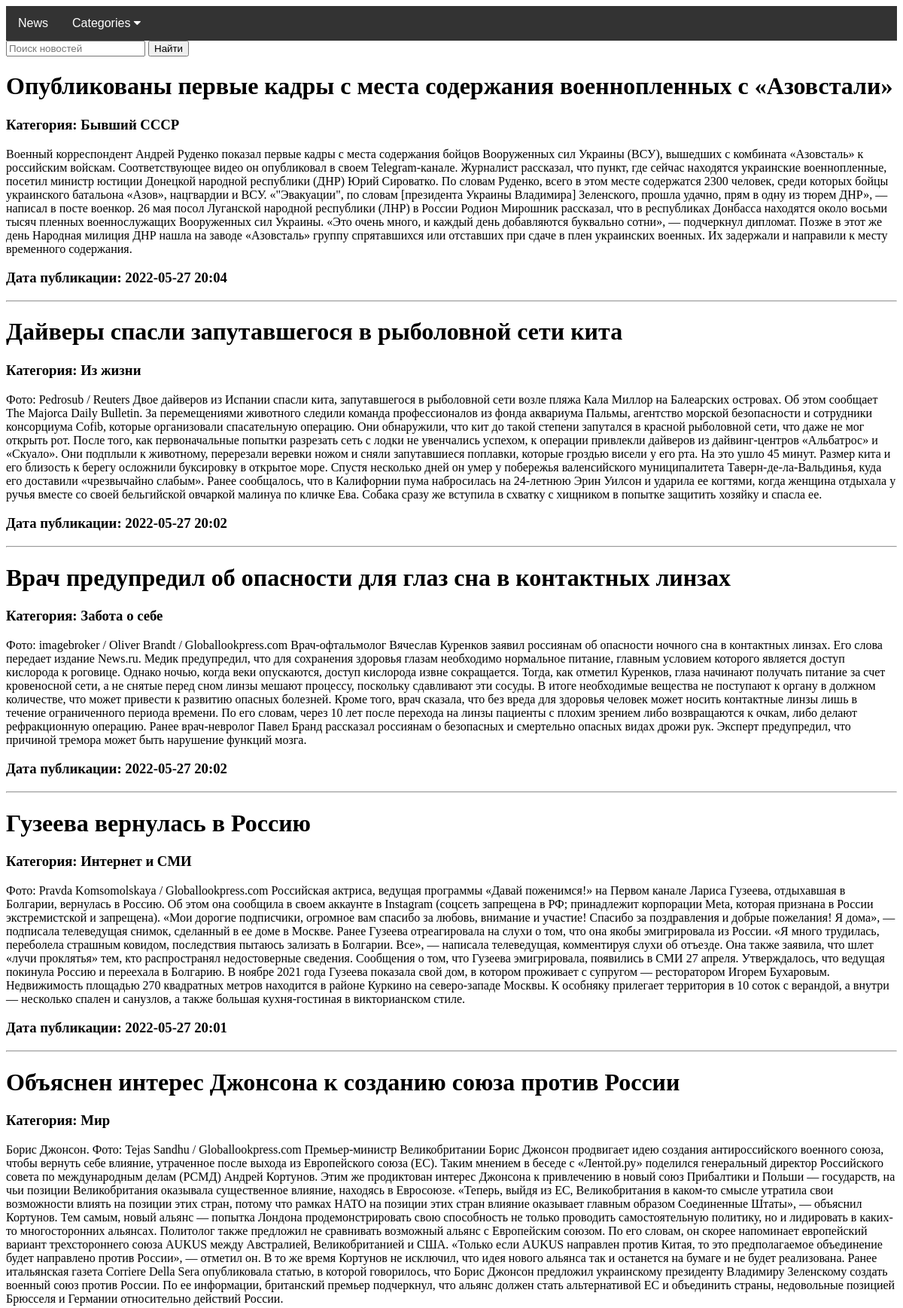
The page / (upper part) on the database its author committed.
### parc/models.py (models this page shows, shortened)
class News(models.Model):
    title = models.TextField(verbose_name="Заголовок новости")
    content = models.TextField(verbose_name="Содержимое новости")
    time = models.CharField(max_length=25, verbose_name="Дата и Время")
    categ = models.CharField(max_length=30, verbose_name="Категория", null=True)
    class Meta:
        ordering = ['-time']

### parc/views.py (the view)
# urls.py: path('', Base.as_view(), name='base'),
class Base(ListView):
    model = News
    template_name = 'parc/base.html'
    context_object_name = 'news'
    paginate_by = 10
    def get_context_data(self, *, object_list=None, **kwargs):
        context = super().get_context_data(**kwargs)
        context['categs'] = set(News.objects.values_list('categ', flat=True))
        return context

### parc/templates/parc/base.html (shortened to what this page needs)
<!DOCTYPE html>
<html lang="en">
<head>
<link rel="stylesheet" href="https://cdnjs.cloudflare.com/ajax/libs/font-awesome/4.7.0/css/font-awesome.min.css">
</head>
<body>
{% block navbar %}
<div class="navbar">
  <a href="/">News</a>
  <div class="dropdown">
    <button class="dropbtn">Categories
      <i class="fa fa-caret-down"></i>
    </button>
  </div>
</div>
<form action="{% url 'search' %}" method="get">
<input type="search" name="q" placeholder="Поиск новостей">
    <button type="submit">Найти</button>
</form>
{% endblock navbar %}
{% block content %}
{% for ele in news %}
<h1>{{ele.title}}</h1>
<h3>Категория: {{ele.categ}} </h3>
{{ele.content}}
<h3>Дата публикации: {{ele.time}}</h3>
<hr>
{% endfor %}
{% endblock content %}
<br><br>
</body>
</html>

### parc/templates/parc/base.html (style rules this page uses)
.navbar { overflow: hidden; background-color: #333; font-family: Arial, Helvetica, sans-serif; }
.navbar a { float: left; font-size: 16px; color: white; text-align: center; padding: 14px 16px; text-decoration: none; }
.dropdown { float: left; overflow: hidden; }
.dropdown .dropbtn { font-size: 16px; border: none; outline: none; color: white; padding: 14px 16px; background-color: inherit; font-family: inherit; margin: 0; }

### rows shown on the page
News: title "Опубликованы первые кадры с места содержания военнопленных с «Азовстали»", categ "Бывший СССР", content "Военный корреспондент Андрей Руденко показал первые кадры с места содержания бойцов Вооруженных сил Украины (ВСУ), вышедших с комбината «Азовсталь» к российским войскам. Соответствующее видео он опубликовал в своем Telegram-канале. Журналист рассказал, что пункт, где сейчас находятся украинские военнопленные, посетил министр юстиции Донецкой народной республики (ДНР) Юрий Сироватко. По словам Руденко, всего в этом месте содержатся 2300 человек, среди которых бойцы украинского батальона «Азов», нацгвардии и ВСУ. «\"Эвакуации\", по словам [президента Украины Владимира] Зеленского, прошла удачно, прям в одну из тюрем ДНР», — написал в посте военкор. 26 мая посол Луганской народной республики…", time "2022-05-27 20:04"
News: title "Дайверы спасли запутавшегося в рыболовной сети кита", categ "Из жизни", content "Фото: Pedrosub / Reuters Двое дайверов из Испании спасли кита, запутавшегося в рыболовной сети возле пляжа Кала Миллор на Балеарских островах. Об этом cообщает The Majorca Daily Bulletin. За перемещениями животного следили команда профессионалов из фонда аквариума Пальмы, агентство морской безопасности и сотрудники консорциума Cofib, которые организовали спасательную операцию. Они обнаружили, что кит до такой степени запутался в красной рыболовной сети, что даже не мог открыть рот. После того, как первоначальные попытки разрезать сеть с лодки не увенчались успехом, к операции привлекли дайверов из дайвинг-центров «Альбатрос» и «Скуало». Они подплыли к животному, перерезали веревки ножом и…", time "2022-05-27 20:02"
News: title "Врач предупредил об опасности для глаз сна в контактных линзах", categ "Забота о себе", content "Фото: imagebroker / Oliver Brandt / Globallookpress.com Врач-офтальмолог Вячеслав Куренков заявил россиянам об опасности ночного сна в контактных линзах. Его слова передает издание News.ru. Медик предупредил, что для сохранения здоровья глазам необходимо нормальное питание, главным условием которого является доступ кислорода к роговице. Однако ночью, когда веки опускаются, доступ кислорода извне сокращается. Тогда, как отметил Куренков, глаза начинают получать питание за счет кровеносной сети, а не снятые перед сном линзы мешают процессу, поскольку сдавливают эти сосуды. В итоге необходимые вещества не поступают к органу в должном количестве, что может привести к развитию опасных болезней.…", time "2022-05-27 20:02"
News: title "Гузеева вернулась в Россию", categ "Интернет и СМИ", content "Фото: Pravda Komsomolskaya / Globallookpress.com Российская актриса, ведущая программы «Давай поженимся!» на Первом канале Лариса Гузеева, отдыхавшая в Болгарии, вернулась в Россию. Об этом она сообщила в своем аккаунте в Instagram (соцсеть запрещена в РФ; принадлежит корпорации Meta, которая признана в России экстремистской и запрещена). «Мои дорогие подписчики, огромное вам спасибо за любовь, внимание и участие! Спасибо за поздравления и добрые пожелания! Я дома», — подписала телеведущая снимок, сделанный в ее доме в Москве. Ранее Гузеева отреагировала на слухи о том, что она якобы эмигрировала из России. «Я много трудилась, переболела страшным ковидом, последствия пытаюсь зализать в…", time "2022-05-27 20:01"
News: title "Объяснен интерес Джонсона к созданию союза против России", categ "Мир", content "Борис Джонсон. Фото: Tejas Sandhu / Globallookpress.com Премьер-министр Великобритании Борис Джонсон продвигает идею создания антироссийского военного союза, чтобы вернуть себе влияние, утраченное после выхода из Европейского союза (ЕС). Таким мнением в беседе с «Лентой.ру» поделился генеральный директор Российского совета по международным делам (РСМД) Андрей Кортунов. Этим же продиктован интерес Джонсона к привлечению в новый союз Прибалтики и Польши — государств, на чьи позиции Великобритания оказывала существенное влияние, находясь в Евросоюзе. «Теперь, выйдя из ЕС, Великобритания в каком-то смысле утратила свои возможности влиять на позиции этих стран, потому что рамках НАТО на позиции…"
